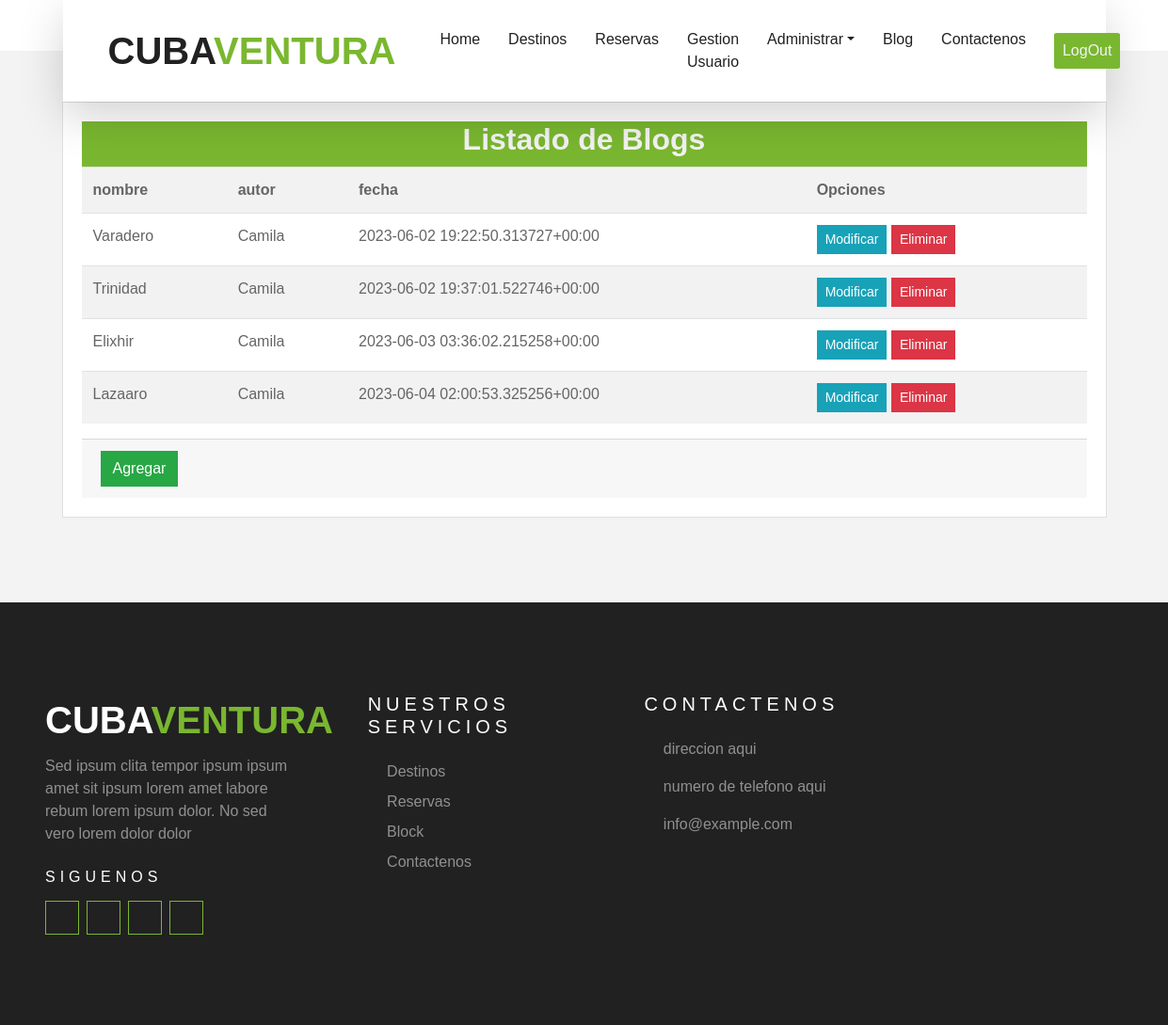
/blog/gestionarB.html/ (signed in), run on the app's committed database.
### Blog/models.py (models this page shows, shortened)
class Blog(models.Model):
    nombre = models.CharField(max_length=50)
    descripcion = models.TextField(max_length=10000)
    image = models.ImageField(upload_to='blogs')
    autor=models.CharField(max_length=50)
    created=models.DateTimeField(auto_now_add=True)
    updated= models.DateTimeField(auto_now_add=True)
    info=models.CharField(max_length=100, default=0)
    categoria=models.ManyToManyField(Categoria)

### Blog/views.py (the view)
# urls.py: path('blog/gestionarB.html/', gestionarB, name="gestionarB"),
@login_required
def gestionarB(request):
    blogs = Blog.objects.all()
    data={
        'blog':blogs
    }
    return render(request, 'blog/gestionarB.html',data)

### Blog/templates/blog/gestionarB.html (shortened to what this page needs)
{% extends 'gestionarDestinos/base.html' %}
{% block contenido  %}
{% load humanize %}
    <div class="container">
        <div class="card">
            <div class="card-body">
                <div class="card-header-mb-3" style="background: #7AB730 ;height: 3rem;">
                    <h2 class="h2 text-center" style="color:#F3F3F3;">Listado de Blogs</h2>
                </div>
                <table class=" table table-striped table-hover table-responsive-sm">
                    <tr>
                        <th>nombre</th>
                        <th>autor</th>
                        <th>fecha</th>
                        <th>Opciones</th>
                    </tr>
                    {% for b in blog %}
                    <tr>
                        <td>{{b.nombre | title}}</td>
                        <td>{{b.autor | title}}</td>
                        <td>{{b.created | title}}</td>
                        <td>
                            <a href="{% url 'modificarB' b.id %}" class="btn btn-info btn-sm">Modificar</a>
                            <a href="#" onclick="eliminarBlog({{b.id}})" class="btn btn-danger btn-sm">Eliminar</a>
                        </td>
                    </tr>
                    {% endfor %}
                </table>
                <div class="card-footer">
                    <a href="{% url 'agregarB' %}" class="btn btn-success btn">Agregar</a>
                </div>
            </div>
        </div>
    </div>
{% endblock  %}

### data on the page
Blog: nombre "Varadero", autor "Camila", created "2023-06-02 19:22:50.313727+00:00"
Blog: nombre "Trinidad", autor "Camila", created "2023-06-02 19:37:01.522746+00:00"
Blog: nombre "Elixhir", autor "Camila", created "2023-06-03 03:36:02.215258+00:00"
Blog: nombre "Lazaaro", autor "Camila", created "2023-06-04 02:00:53.325256+00:00"
